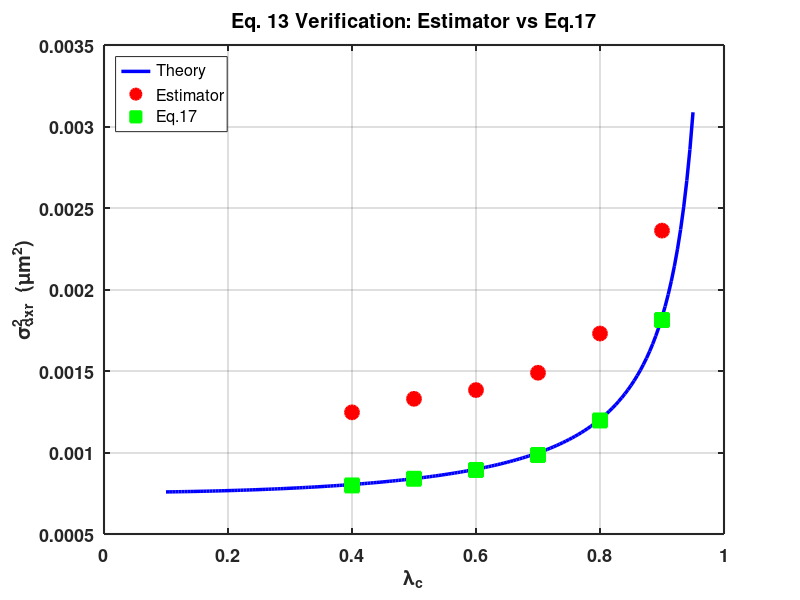

Write MATLAB code to recreate this figure.
% verify_eq13_estimator.m — Eq. 13 verification: two delay-compensation methods
%
% Method 1: 3-state estimator (dz1->dz2->dz3 + pole placement)
% Method 2: d-step delay control law (Eq. 17, expanded form)
%
% Simplified conditions: known gamma_N, no disturbance, stationary probe.
% Goal: verify both methods recover a_x via Eq. 13, and compare accuracy.

clear; clc; close all;

%% ===== Physical Parameters =====
Ts      = 1/1600;            % sampling time [s]
kb      = 1.3806503e-23;     % Boltzmann constant [J/K]
T_temp  = 310.15;            % temperature [K]
R_probe = 2.25e-6;           % probe radius [m]
eta     = 0.001;             % viscosity [Pa*s]
gammaN  = 0.0425;            % friction coefficient [pN*s/um]

a_x      = Ts / gammaN;                                    % mobility [um/pN]
sigma_fT  = sqrt(4 * kb * T_temp * (gammaN * 1e-6) / Ts * 1e24); % thermal force std [pN]

%% ===== Estimator: Pole Placement =====
% Pole placement on TRUE error dynamics F = A + G - LC, where
% A+G has (3,3) = lc + (1-lc) = 1 due to controller-observer coupling.
% Gains are independent of lc.
lambda_e = 0.3;
L1 = 1 - 3*lambda_e;
L2 = 1 - 3*lambda_e + 3*lambda_e^2;
L3 = (1 - lambda_e)^3;
fprintf('Estimator pole placement: lambda_e = %.1f\n\n', lambda_e);

%% ===== Simulation Parameters =====
lc_sim   = [0.4, 0.5, 0.6, 0.7, 0.8, 0.9];  % lambda_c > lambda_e = 0.3
n_lc     = length(lc_sim);
N        = 80000;
ss_start = 40000;
z_d      = 25;               % desired position [um]

% Dense theory curve
lc_dense = 0.1:0.005:0.95;
C_dense  = 2 + 1./(1 - lc_dense.^2);
sig2_theory_dense = C_dense * 4 * kb * T_temp * a_x * 1e18;  % [um^2]

%% ===== Storage =====
sig2_est   = zeros(1, n_lc);   % estimator method
sig2_eq17  = zeros(1, n_lc);   % d-step delay control law (Eq. 17)
axm_est    = zeros(1, n_lc);   % recovered a_x from estimator [um/pN]
axm_eq17   = zeros(1, n_lc);   % recovered a_x from Eq. 17 [um/pN]

%% ===== Main Loop =====
for idx = 1:n_lc
    lc = lc_sim(idx);
    C_lc = 2 + 1/(1 - lc^2);
    den_eq13 = 4 * kb * T_temp * C_lc;

    % --- Method 1: 3-state estimator ---
    rng(42 + idx);
    fT = sigma_fT * randn(N, 1);          % thermal force [pN]

    z = z_d;                               % position [um]
    z_hist = zeros(N, 1);  z_hist(1) = z_d;
    dzm_all_est = zeros(N, 1);

    % Estimator states: dz = z_d - z (displacement error [um])
    dz1_hat = 0;  dz2_hat = 0;  dz3_hat = 0;

    for k = 1:N
        % Delayed measurement (d = 2 steps)
        if k >= 3, z_del = z_hist(k-2); else, z_del = z_d; end
        dzm = z_d - z_del;                % [um]
        dzm_all_est(k) = dzm;

        % Innovation
        innov = dzm - dz1_hat;

        % Control law: fd = (1/a_x)*[(z_d[k]-z_d[k-1]) + (1-lc)*dz3_hat]
        % Feedforward term is 0 for stationary z_d.
        fd_k = (1/a_x) * (1 - lc) * dz3_hat;   % [pN]

        % Estimator update
        dz1_new = dz2_hat      + L1 * innov;
        dz2_new = dz3_hat      + L2 * innov;
        dz3_new = lc * dz3_hat + L3 * innov;
        dz1_hat = dz1_new;
        dz2_hat = dz2_new;
        dz3_hat = dz3_new;

        % Plant dynamics: dz = a_x * (fd + fT) [um]
        z_new = z + a_x * (fd_k + fT(k));
        if k < N, z_hist(k+1) = z_new; end
        z = z_new;
    end

    ss = ss_start:N;
    sig2_est(idx) = var(dzm_all_est(ss));                     % [um^2]
    axm_est(idx) = (sig2_est(idx) * 1e-12) / den_eq13 * 1e-6; % [um/pN]

    % --- Method 2: d-step delay control law, Eq. 17 (same noise) ---
    rng(42 + idx);
    fT = sigma_fT * randn(N, 1);          % thermal force [pN]

    z = z_d;
    z_hist = zeros(N, 1);  z_hist(1) = z_d;
    fd_hist = zeros(N, 1);
    dzm_all_eq17 = zeros(N, 1);

    for k = 1:N
        if k >= 3, z_del = z_hist(k-2); else, z_del = z_d; end
        dzm = z_d - z_del;                % [um]
        dzm_all_eq17(k) = dzm;

        % Eq. 17: d-step delay control law (d=2, stationary)
        %   fd[k] = (1/a_x)*(1-lc)*dzm[k] - (1-lc)*sum(fd[k-i], i=1..d)
        if k >= 3, fk2 = fd_hist(k-2); else, fk2 = 0; end
        if k >= 2, fk1 = fd_hist(k-1); else, fk1 = 0; end
        fd_k = (1/a_x)*(1-lc)*dzm - (1-lc)*(fk1 + fk2);  % [pN]
        fd_hist(k) = fd_k;

        z_new = z + a_x * (fd_k + fT(k));
        if k < N, z_hist(k+1) = z_new; end
        z = z_new;
    end

    sig2_eq17(idx) = var(dzm_all_eq17(ss));                     % [um^2]
    axm_eq17(idx) = (sig2_eq17(idx) * 1e-12) / den_eq13 * 1e-6; % [um/pN]
end

%% ===== Results Table =====
% axm_est / axm_eq17: a_x recovered via Eq. 13 [um/pN]
% err_est / err_eq17: relative error vs true a_x [%]
rel_err_est  = abs(axm_est  - a_x) / a_x * 100;
rel_err_eq17 = abs(axm_eq17 - a_x) / a_x * 100;

fprintf('==========================================================\n');
fprintf('  Eq. 13 verification: 3-state estimator vs Eq. 17\n');
fprintf('==========================================================\n\n');
fprintf('%-6s  %-12s %-12s %-10s %-10s\n', ...
    'lc', 'axm_est', 'axm_eq17', 'err_est', 'err_eq17');
fprintf('%s\n', repmat('-', 1, 54));
for idx = 1:n_lc
    fprintf('%-6.1f  %-12.5f %-12.5f %-10.2f %-10.2f\n', ...
        lc_sim(idx), axm_est(idx), axm_eq17(idx), ...
        rel_err_est(idx), rel_err_eq17(idx));
end
fprintf('\na_x_true = %.5f um/pN\n', a_x);

%% ===== Lambda_e sensitivity test (lc = 0.7) =====
% Test how estimator pole lambda_e affects a_x estimation accuracy
lc_test = 0.7;
le_list = [0.1, 0.2, 0.3, 0.5, 0.7];
axm_le = zeros(size(le_list));
C_test = 2 + 1/(1 - lc_test^2);
den_test = 4 * kb * T_temp * C_test;

for j = 1:length(le_list)
    le = le_list(j);
    L1t = 1 - 3*le;
    L2t = 1 - 3*le + 3*le^2;
    L3t = (1 - le)^3;

    rng(99);
    fT = sigma_fT * randn(N, 1);
    z = z_d; z_hist = zeros(N,1); z_hist(1) = z_d;
    dzm_all = zeros(N,1);
    dz1h = 0; dz2h = 0; dz3h = 0;

    for k = 1:N
        if k>=3, z_del=z_hist(k-2); else, z_del=z_d; end
        dzm = z_d - z_del; dzm_all(k) = dzm;
        innov = dzm - dz1h;
        fd_k = (1/a_x)*(1-lc_test)*dz3h;
        dz1h_n = dz2h + L1t*innov;
        dz2h_n = dz3h + L2t*innov;
        dz3h_n = lc_test*dz3h + L3t*innov;
        dz1h = dz1h_n; dz2h = dz2h_n; dz3h = dz3h_n;
        z_new = z + a_x*(fd_k + fT(k));
        if k<N, z_hist(k+1)=z_new; end; z=z_new;
    end
    axm_le(j) = (var(dzm_all(ss))*1e-12)/den_test*1e-6;
end

fprintf('\n--- Lambda_e sensitivity (lc = 0.7) ---\n');
fprintf('%-10s %-12s %-10s\n', 'lambda_e', 'a_xm', 'error');
for j = 1:length(le_list)
    fprintf('%-10.1f %-12.5f %-10.2f%%\n', le_list(j), axm_le(j), ...
        abs(axm_le(j)-a_x)/a_x*100);
end

%% ===== Figure: variance vs lc =====
fig_dir = fullfile(fileparts(mfilename('fullpath')), '..', 'figures');
fig1 = figure('Position', [50 50 800 500], 'Color', 'w');
plot(lc_dense, sig2_theory_dense, 'b-', 'LineWidth', 2.5, ...
    'DisplayName', 'Theory'); hold on;
plot(lc_sim, sig2_est, 'ro', 'MarkerSize', 10, ...
    'MarkerFaceColor', 'r', 'LineWidth', 1.5, 'DisplayName', 'Estimator');
plot(lc_sim, sig2_eq17, 'gs', 'MarkerSize', 10, ...
    'MarkerFaceColor', 'g', 'LineWidth', 1.5, 'DisplayName', 'Eq.17');
hold off;
xlabel('\lambda_c', 'FontSize', 14, 'FontWeight', 'bold');
ylabel('\sigma^2_{dxr}  (\mum^2)', 'FontSize', 14, 'FontWeight', 'bold');
title('Eq. 13 Verification: Estimator vs Eq.17', ...
    'FontSize', 16, 'FontWeight', 'bold');
legend('Location', 'northwest', 'FontSize', 11);
set(gca, 'FontSize', 13, 'FontWeight', 'bold', 'LineWidth', 1.5, 'Box', 'on');
grid on;
saveas(fig1, fullfile(fig_dir, 'fig_estimator_variance.png'));
fprintf('\nFigure saved: fig_estimator_variance.png\n');
